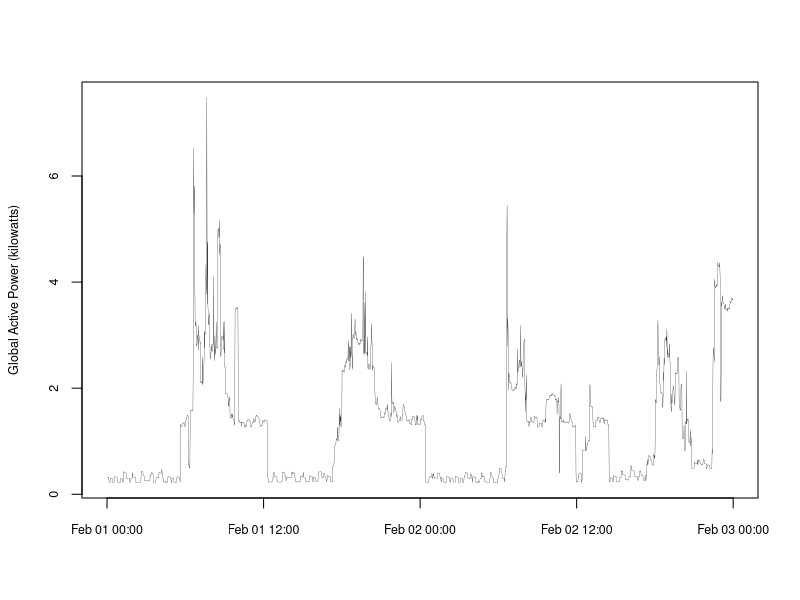

Source code (R):
subsetdata <- read.csv("subsetdata.csv")

subsetdata$Timestamp <- strptime(subsetdata$Timestamp, format="%Y-%m-%d %H:%M:%S")

plot(subsetdata$Timestamp, subsetdata$Global_active_power, type="n", xlab=NA, ylab="Global Active Power (kilowatts)", cex.lab=0.75, cex.axis=0.75)

lines(subsetdata$Timestamp, subsetdata$Global_active_power, type="l", lwd=0.25)

dev.copy(png,"plot2.png", width=480, height=480)

dev.off()
